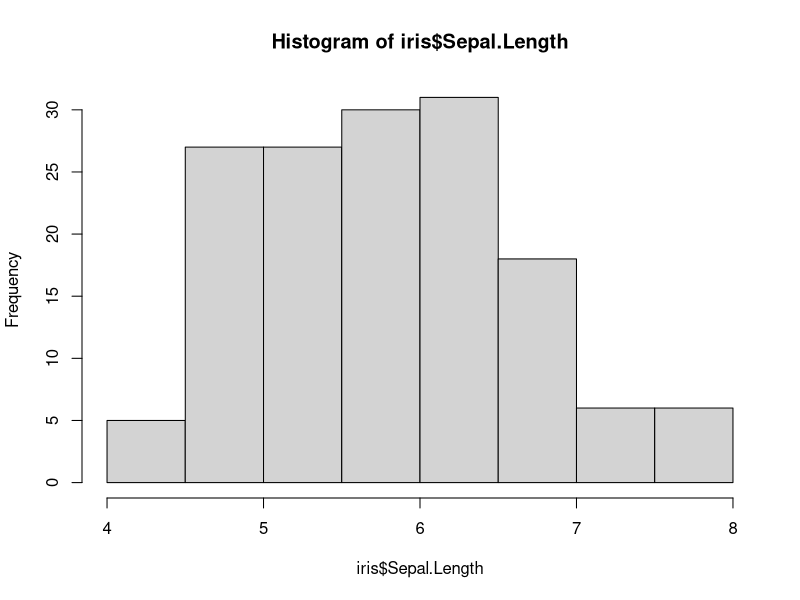
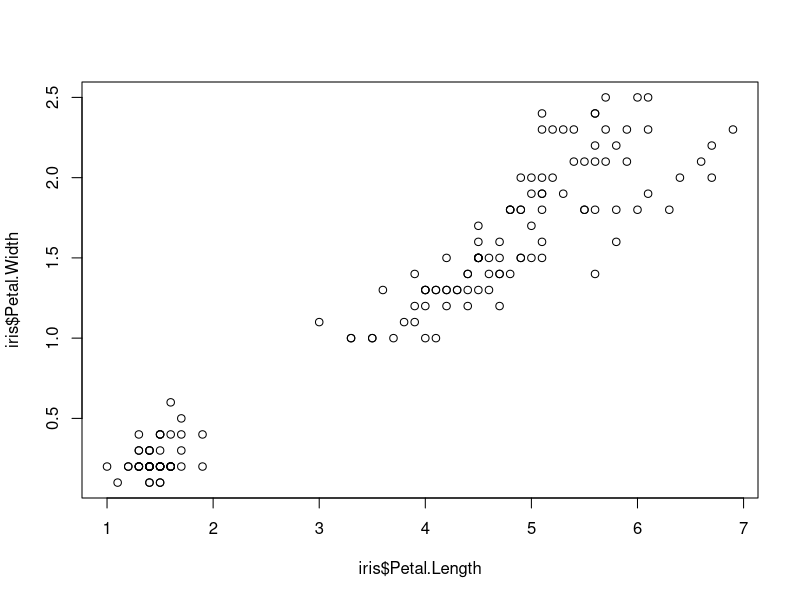
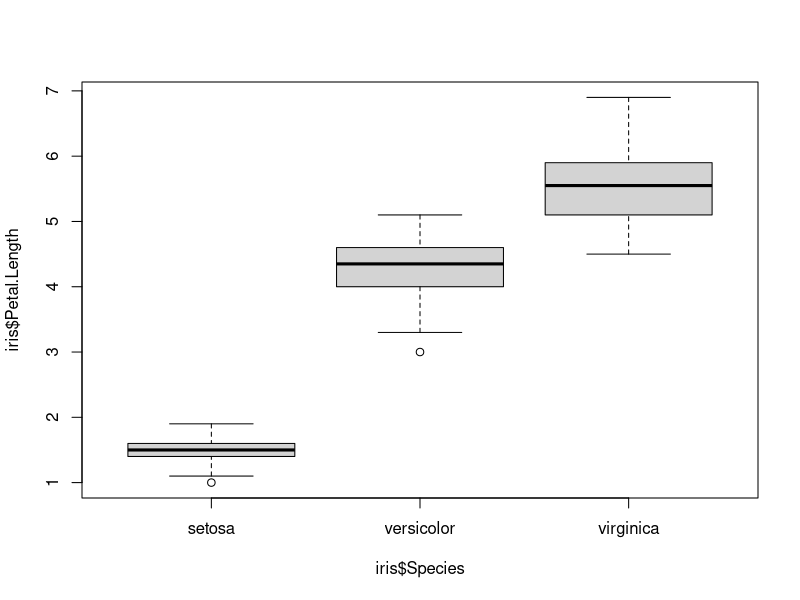
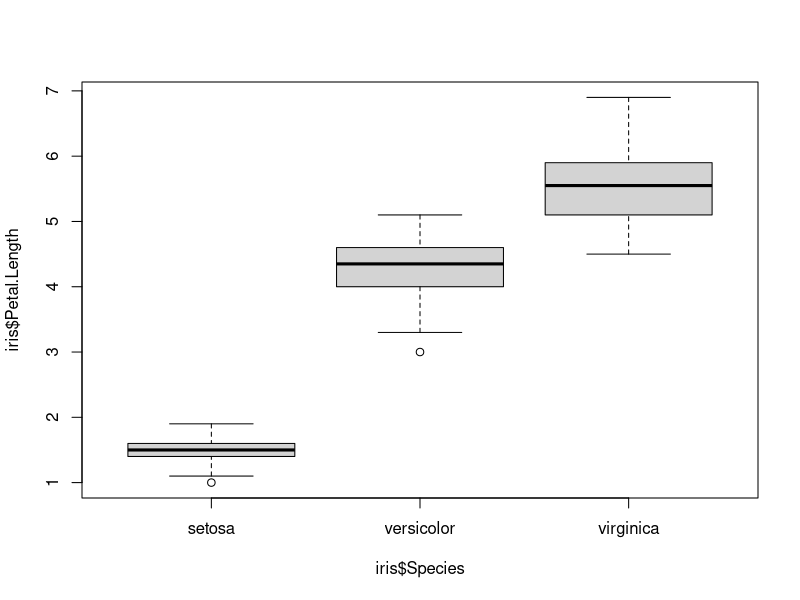
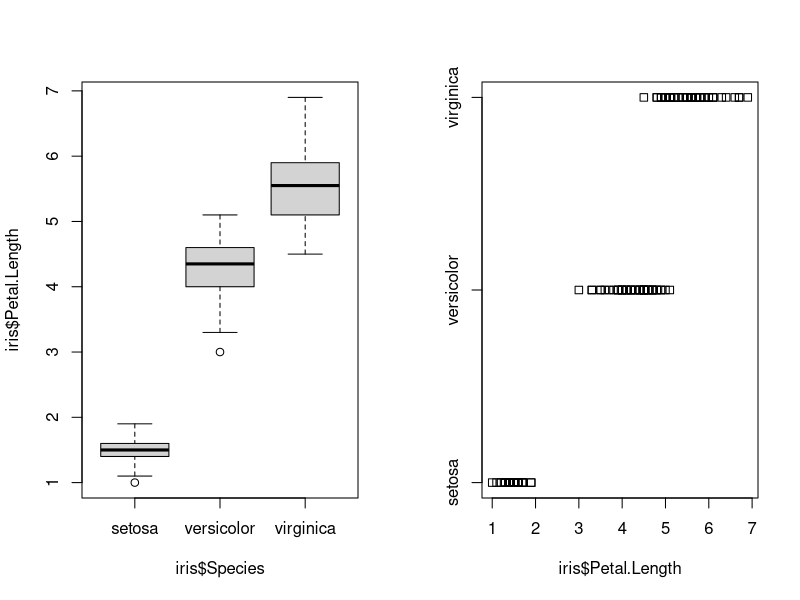
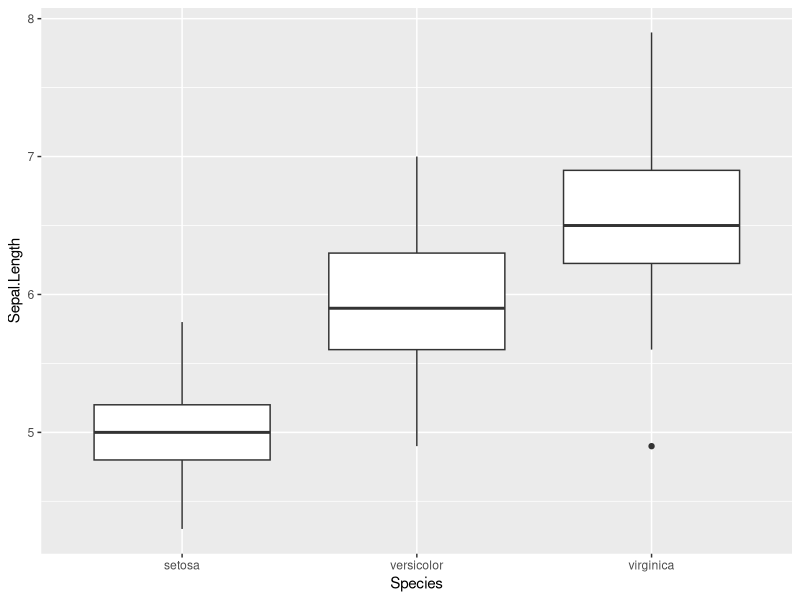
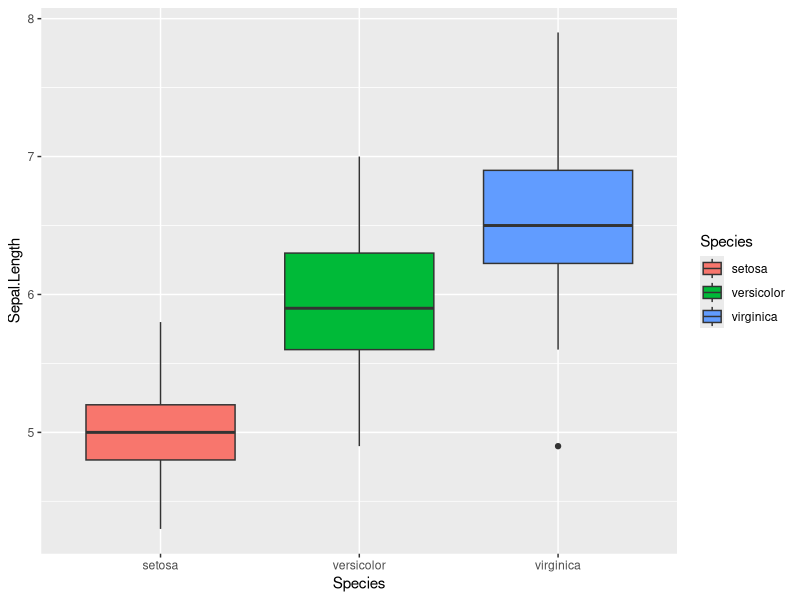
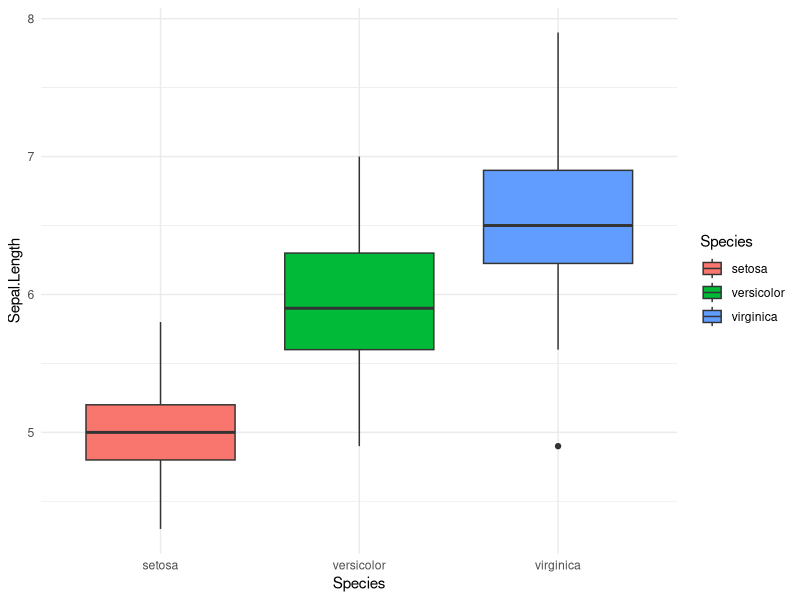

R code for these plots, in order:
# des graphiques

iris


#Graphics de Rbase
hist(iris$Sepal.Length)

plot(iris$Petal.Length, iris$Petal.Width)
#C est une fonction generique car on peut fournir d'autres entrées
boxplot(iris$Petal.Length~ iris$Species)
plot(iris$Petal.Length~ iris$Species) #refait un boxplot car c est logique pour lui

points(iris$Petal.Length[iris$Species=="setosa"],
      iris$Petal.Width[iris$Species=="setosa"],
      col="red", pch=16)

#stripchart(iris$Petal.Length~ iris$Species)

par(mfrow=c(1,2))
boxplot(iris$Petal.Length~ iris$Species)
stripchart(iris$Petal.Length~ iris$Species)

## ggplot2
#install.packages("ggplot2")

library(ggplot2)


#premier section donnée donc data= facul
#mapping : lien entre x et y

ggplot(data=iris, mapping= aes(x=Species, y=Sepal.Length))+
  geom_boxplot()


ggplot(data=iris, mapping= aes(x=Species, y=Sepal.Length,
                               fill=Species))+
  geom_boxplot()

ggplot(data=iris, mapping= aes(x=Species, y=Sepal.Length,
                               fill=Species))+
  geom_boxplot()+
  theme_minimal()


ggplot(data=iris, mapping= aes(x=Sepal.Length, fill=Species))+
  geom_histogram(bins=10)+
  theme_minimal()+
  facet_grid(rows=vars(Species))
#bins permet de définir le nombre de bar 



ggplot(data=iris, mapping= aes(x=Petal.Length, y=Petal.Width))+
  geom_point()+
  theme_light()+
  facet_grid(rows=vars(Species))

ggplot(data=iris, mapping= aes(x=Petal.Length, y=Petal.Width))+
  geom_point()+
  geom_smooth()+
  theme_light()


ggplot(data=iris, mapping= aes(x=Petal.Length, y=Petal.Width))+
  geom_point()+
  geom_smooth(method="lm")+
  theme_light()


ggplot(data=iris, mapping= aes(x=Petal.Length, y=Petal.Width, group=Species))+
  geom_point()+
  geom_smooth(method="lm")+
  theme_light()



ggplot(data=iris, mapping= aes(x=Petal.Length, y=Petal.Width, group=Species))+
  geom_point()+
  geom_smooth(method="lm", aes(colour=Species))+
  theme_light()


########################################################
########################################################
######### EXERCICE TD 
#install.packages("dplyr")
library(dplyr)
data("starwars")
head(starwars)

#Là on dit abscisse espèces et ordonné les masses)
ggplot(starwars, aes(x = species, y = mass, fill = species)) +
  #Nos box plots seront noir avec bordure à 0.7
  geom_boxplot(alpha =0.7, color = "black", outlier.shape =NA)+

  #Là on affiche les points
  geom_jitter(aes(color= species), width = 0.2, size = 3, alpha=0.7)+
  #là on mets un titre au graphique)
  ggtitle("Analyse de la masse des personnages de Star Wars")+
  #un sous titre
  labs(subtitle= "Comparaison par espèce(sans les extrêmes)",
  #On créer des espaces 
  x = "Espèce", y = "Masse (kg)", fill = "Espèce")+
  theme_minimal(base_size = 14)+
  theme(axis.text.x = element_text(angle=45, hjust =1, face="bold",color="white"),
  axis.text.y = element_text(face="bold", color= "white"),
  plot.background = element_rect(fill = "black"),
  panel.background = element_rect(fill="black"),
  legend.background = element_rect(fill="gray20"),
  legend.text = element_text(color = "white"),
  legend.title = element_text(face = "bold", color= "white"),
  plot.title = element_text(face = "bold", size = 20, color = "gold"),
  plot.subtitle = element_text(face = "italic", size = 14, color = "gold"))
  

